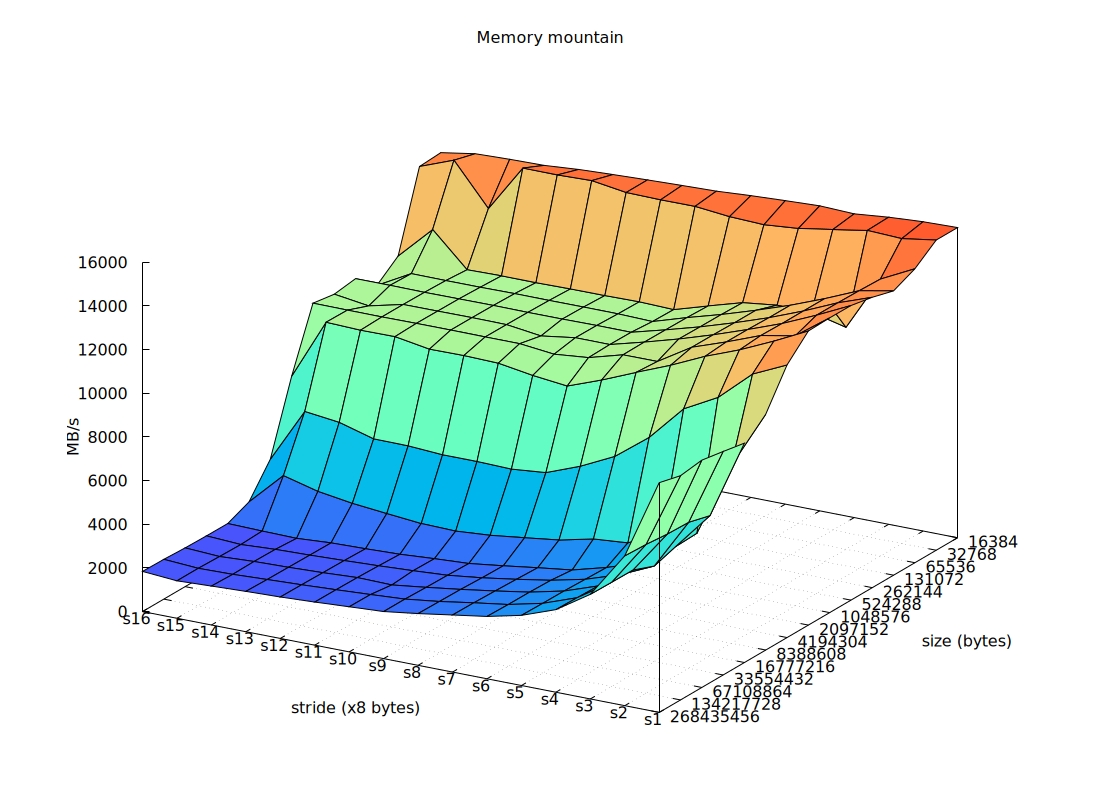

Write gnuplot code to recreate this figure.
set datafile separator comma
set terminal pngcairo size 1100,800
set output png
set title 'Memory mountain'
set xlabel 'stride (x8 bytes)' offset 0,-1
set ylabel 'size (bytes)' offset 8,0
set zlabel 'MB/s' rotate parallel
set view 60, 30
set xrange [*:*] reverse
set yrange [*:*] reverse
set xyplane 0
set grid
set pm3d depthorder border lc 'black'
set palette rgbformulae 33,13,10
unset colorbox
splot csv matrix columnheaders rowheaders using 1:2:3 with pm3d notitle
